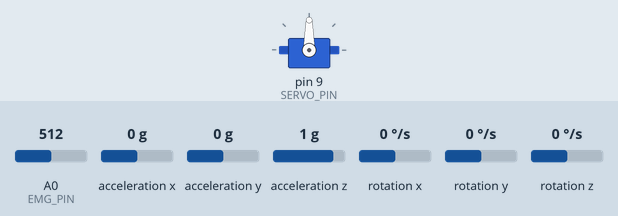
Recording of a sketch running on a simulated Arduino Uno, built with avr-gcc and run on an emulated ATmega328P. Parts: servo. The inputs (shaded band) are chosen by the test bench; at power-on: acceleration y 0 g, acceleration z 1 g, A0 (EMG_PIN) = 512, acceleration x 0 g, rotation x 0 °/s, rotation y 0 °/s, rotation z 0 °/s. What the sketch prints to the serial monitor is not drawn.

Above: at 1.7 s.
1.8 s: acceleration y set to 0.9 g
4.8 s: acceleration y set to 1.2 g
At 5.02 s:
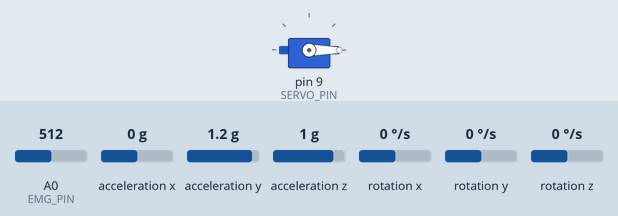
7.8 s: acceleration z set to 1.3 g
10.8 s: acceleration z set to -1.4 g
At 11.12 s:
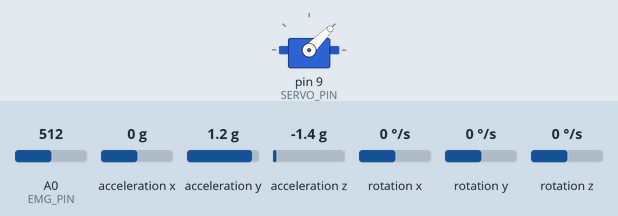
13.8 s: A0 (EMG_PIN) set to 35
16.8 s: A0 (EMG_PIN) set to 210
At 17.05 s:
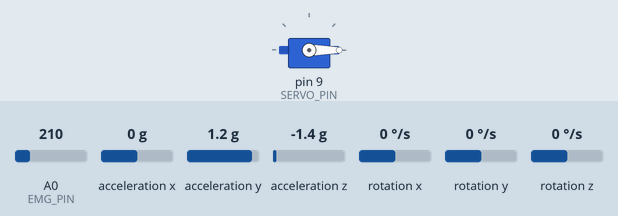
Timing chart, 0 to 20.8 s (numbered marks = the images above; inputs shaded):
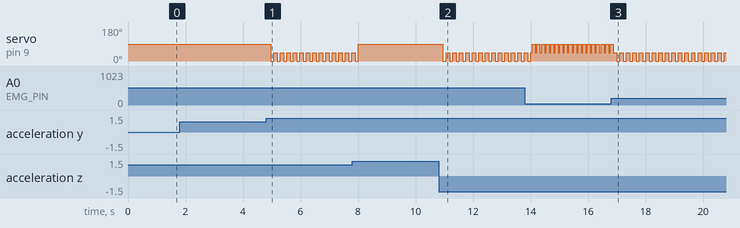

The sketch:

neurolift.ino
```cpp
/*
 * Neurolift - IoT-Based Smart Foot Drop Rehabilitation System
 * Arduino Uno Implementation
 *
 * Description:
 * This firmware detects foot drop using MPU6050 accelerometer/gyroscope and EMG sensor,
 * then activates a servo motor to assist foot lifting during walking.
 *
 * Components:
 * - Arduino Uno
 * - MPU6050 Accelerometer + Gyroscope
 * - EMG Muscle Sensor
 * - SG90 Servo Motor
 *
 * Author: P Abhinaya Gayatri Reddy, N. V. Dheeraj, Avaneesh
 * Date: 2025
 * Version: 1.0
 */

#include <Wire.h>
#include <MPU6050.h>
#include <Servo.h>

// ============================================
// OBJECT DECLARATIONS
// ============================================
MPU6050 mpu;           // MPU6050 sensor object
Servo ankleServo;      // Servo motor object

// ============================================
// PIN DEFINITIONS
// ============================================
const int EMG_PIN = A0;           // Analog pin for EMG muscle sensor
const int SERVO_PIN = 9;          // Digital pin for servo motor control

// ============================================
// SENSOR THRESHOLDS
// ============================================
const int ANGLE_THRESHOLD = 45;   // Angle threshold for foot drop detection (degrees)
const int EMG_THRESHOLD = 200;    // EMG signal threshold for muscle activity detection

// ============================================
// TIMING & MOTION PARAMETERS
// ============================================
unsigned long lastStepTime = 0;   // Time of last detected step (milliseconds)
unsigned long stepInterval = 0;   // Duration between consecutive steps (milliseconds)
float walkingSpeed = 0;           // Calculated walking speed (meters/second)
const float STEP_LENGTH = 0.75;   // Average step length in meters

// ============================================
// SENSOR DATA VARIABLES
// ============================================
int emgValue = 0;                 // Current EMG sensor reading (0-1023)
float footAngle = 0;              // Calculated foot angle from MPU6050 (degrees)

// ============================================
// SERVO POSITIONS (Angle-based)
// ============================================
const int SERVO_REST = 90;        // Rest position (neutral)
const int SERVO_LOW_SUPPORT = 60; // Low support activation (for slower walking)
const int SERVO_MID_SUPPORT = 45; // Medium support activation (for normal walking)
const int SERVO_HIGH_SUPPORT = 0; // High support activation (for EMG muscle signal)

// ============================================
// SETUP FUNCTION - Runs once on startup
// ============================================
void setup() {
  // Initialize Serial communication for debugging
  Serial.begin(9600);

  // Initialize I2C communication
  Wire.begin();

  // Initialize MPU6050 sensor
  mpu.initialize();

  // Attach servo motor to digital pin
  ankleServo.attach(SERVO_PIN);

  // Check if MPU6050 is properly connected
  if (!mpu.testConnection()) {
    Serial.println("ERROR: MPU6050 connection failed!");
    Serial.println("Please check I2C connections (SDA=A4, SCL=A5)");
    while (1);  // Halt execution if sensor not detected
  }

  Serial.println("Neurolift System Initialized");
  Serial.println("MPU6050 connected successfully!");

  // Set EMG pin as input
  pinMode(EMG_PIN, INPUT);

  // Initialize servo to rest position
  ankleServo.write(SERVO_REST);

  delay(500);  // Wait for servo to move to rest position
  Serial.println("System ready. Starting foot drop detection...");
}

// ============================================
// MAIN LOOP - Runs continuously
// ============================================
void loop() {
  // --------- Read EMG Sensor ---------
  // EMG sensor provides analog signal proportional to muscle activity
  emgValue = analogRead(EMG_PIN);

  // --------- Read MPU6050 Sensor ---------
  // Get acceleration data from all three axes
  int16_t ax, ay, az;  // Acceleration values (raw sensor data)
  int16_t gx, gy, gz;  // Gyroscope values (not used in current logic)

  mpu.getMotion6(&ax, &ay, &az, &gx, &gy, &gz);

  // --------- Calculate Foot Angle ---------
  // Convert acceleration to angle using arctangent
  // This represents the ankle/foot orientation relative to gravity
  footAngle = atan2(ay, az) * 180.0 / PI;

  // --------- Debug Output ---------
  // Print sensor values to Serial Monitor
  Serial.print("Foot Angle: ");
  Serial.print(footAngle);
  Serial.print("° | EMG Value: ");
  Serial.print(emgValue);
  Serial.print(" | Walking Speed: ");
  Serial.print(walkingSpeed);
  Serial.println(" m/s");

  // =========================================
  // MAIN CONTROL LOGIC
  // =========================================

  // Check if foot angle exceeds threshold (indicates foot drop)
  if (footAngle > ANGLE_THRESHOLD) {

    // Detect step by checking Y-axis acceleration spike
    // High acceleration in Y-axis indicates foot lifting phase
    if (ay > 15000) {

      // --------- Calculate Walking Speed ---------
      unsigned long currentTime = millis();
      stepInterval = currentTime - lastStepTime;
      lastStepTime = currentTime;

      // Walking speed = step length / time taken (m/s)
      // Avoid division by zero
      if (stepInterval > 0) {
        walkingSpeed = STEP_LENGTH / (stepInterval / 1000.0);
      }

      // --------- Adjust Servo Based on Walking Speed ---------
      // Faster walking = more assistance needed
      if (walkingSpeed > 1.2) {
        // Fast walking: Maximum support
        ankleServo.write(SERVO_MID_SUPPORT);
        Serial.println("► Fast walking detected - Medium support activated");
      }
      else if (walkingSpeed > 0.8) {
        // Normal walking: Moderate support
        ankleServo.write(SERVO_LOW_SUPPORT);
        Serial.println("► Normal walking detected - Low support activated");
      }
      else {
        // Slow walking: Minimal support
        ankleServo.write(SERVO_REST);
        Serial.println("► Slow walking - Rest position");
      }
    }

    // --------- Check for Muscle Activity (EMG Signal) ---------
    // If muscle activity is detected above threshold, provide maximum support
    if (emgValue > EMG_THRESHOLD) {
      Serial.println("★ STRONG muscle activity detected! Maximum support activated");
      ankleServo.write(SERVO_HIGH_SUPPORT);
    }
    else {
      // If no muscle activity and angle is normal, return to rest
      ankleServo.write(SERVO_REST);
    }
  }
  else {
    // Normal foot position: No foot drop detected
    // Keep servo at rest position for energy efficiency
    ankleServo.write(SERVO_REST);
  }

  // --------- Sensor Sampling Rate ---------
  // Wait 100ms before next sensor reading
  // This provides adequate responsiveness (10 samples per second)
  delay(100);
}

// ============================================
// HELPER FUNCTIONS (Optional)
// ============================================

/*
 * Function: activateSupport()
 * Purpose: Activate servo motor with specified intensity
 *
 * Intensity Levels:
 * 0 = Maximum support (full lift)
 * 1 = Medium support
 * 2 = Low support
 * 3 = Rest (no support)
 */
void activateSupport(int intensityLevel) {
  switch(intensityLevel) {
    case 0:
      ankleServo.write(SERVO_HIGH_SUPPORT);
      break;
    case 1:
      ankleServo.write(SERVO_MID_SUPPORT);
      break;
    case 2:
      ankleServo.write(SERVO_LOW_SUPPORT);
      break;
    case 3:
      ankleServo.write(SERVO_REST);
      break;
    default:
      ankleServo.write(SERVO_REST);
  }
}

/*
 * Function: getServoAngle()
 * Purpose: Get current servo position
 * Returns: Current angle (0-180 degrees)
 */
int getServoAngle() {
  // Note: Read position requires additional library support
  // This is a placeholder for future enhancement
  return 90;  // Default return
}

// ============================================
// END OF FIRMWARE
// ============================================
```

Measured:
- the behaviour switches between 1 and 1.1 g on acceleration y (found by bisection; images 0 and 1)
- after the input at 1.8 s, every drawn part: stays the same
- after the input at 4.8 s, servo on pin 9 (SERVO_PIN): alternates 45° for 0.12 s and 0° for 0.11 s, starting after 0.17 s
- after the input at 10.8 s, servo on pin 9 (SERVO_PIN): alternates 45° for 0.12 s and 0° for 0.11 s, starting after 0.16 s
- after the input at 16.8 s, servo on pin 9 (SERVO_PIN): alternates 45° for 0.12 s and 0° for 0.11 s, starting after 0.20 s
